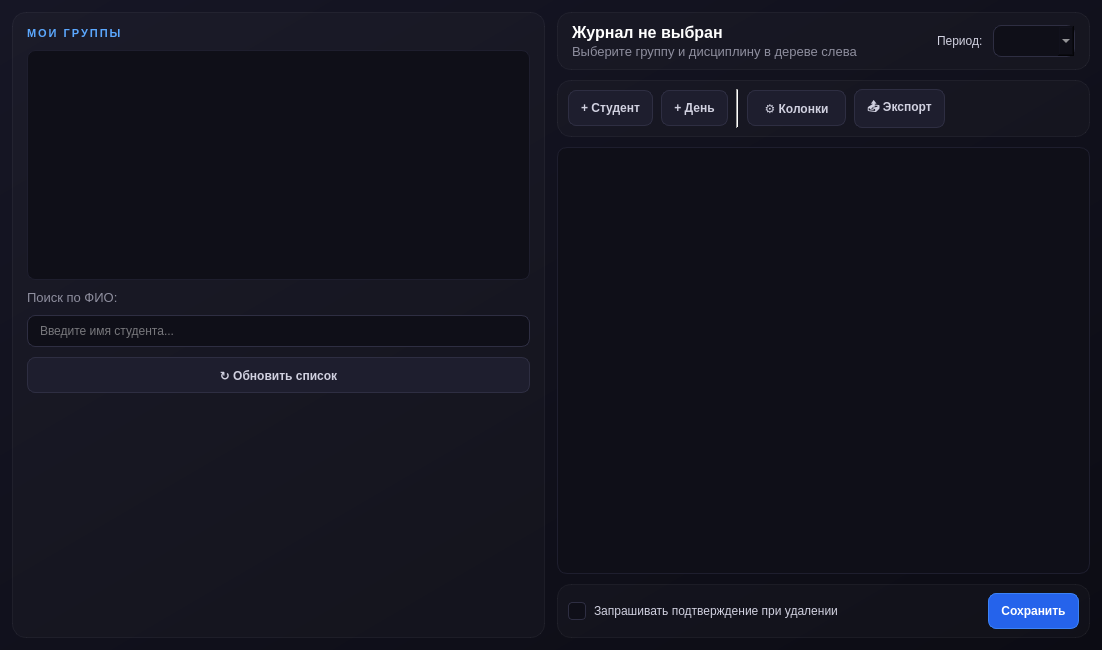
<?xml version="1.0" encoding="UTF-8"?>
<ui version="4.0">
 <class>accountingassessments</class>
 <widget class="QWidget" name="accountingassessments">
  <property name="geometry">
   <rect>
    <x>0</x>
    <y>0</y>
    <width>1102</width>
    <height>650</height>
   </rect>
  </property>
  <property name="windowTitle">
   <string>Учёт оценок</string>
  </property>
  <property name="styleSheet">
   <string notr="true">
    QWidget#accountingassessments {
        background: qlineargradient(x1:0, y1:0, x2:1, y2:1, stop:0 #161625, stop:1 #0c0c14);
        color: #d1d1e0;
        font-family: &quot;Segoe UI&quot;, sans-serif;
        font-size: 10pt;
    }

    QFrame#sidePanel, QFrame#toolbarPanel, QFrame#bottomPanel, QFrame#headerPanel {
        background-color: rgba(255, 255, 255, 0.02);
        border: 1px solid rgba(255, 255, 255, 0.05);
        border-radius: 14px;
    }

    QLabel#labelSideTitle {
        color: #5ba8ff;
        font-size: 11px;
        font-weight: 700;
        letter-spacing: 2px;
    }

    QLabel { color: #d1d1e0; }
    QLabel#labelHint { color: #8e8e9e; font-size: 10pt; }

    QLabel#labelJournalTitle {
        color: #ffffff;
        font-size: 12pt;
        font-weight: 700;
    }
    QLabel#labelJournalSubtitle {
        color: #8e8e9e;
        font-size: 10pt;
    }

    QPushButton {
        background-color: #1e1e2e;
        border: 1px solid #2e2e42;
        border-radius: 8px;
        color: #d1d1e0;
        font-weight: 600;
        padding: 8px 12px;
        min-height: 18px;
    }
    QPushButton:hover   { background-color: #252538; color: #ffffff; }
    QPushButton:pressed { background-color: #1a1a28; }

    QPushButton#btnSave {
        background-color: #2563eb;
        border: 1px solid #3b82f6;
        color: #ffffff;
    }
    QPushButton#btnSave:hover { background-color: #3b82f6; }

    QPushButton#btnDelete {
        background-color: #3a1414;
        border: 1px solid #7f1d1d;
        color: #fecaca;
    }
    QPushButton#btnDelete:hover {
        background-color: #7f1d1d;
        color: #ffffff;
    }

    QToolButton {
        background-color: #1e1e2e;
        border: 1px solid #2e2e42;
        border-radius: 8px;
        color: #d1d1e0;
        font-weight: 600;
        padding: 8px 12px;
    }
    QToolButton:hover { background-color: #252538; color: #ffffff; }
    QToolButton::menu-indicator { image: none; }

    QLineEdit, QComboBox {
        background-color: #0f0f18;
        border: 1px solid #2e2e42;
        border-radius: 8px;
        padding: 7px 10px;
        color: #e0e0e0;
        selection-background-color: #2563eb;
        selection-color: #ffffff;
    }
    QLineEdit:focus, QComboBox:focus { border: 1px solid #3390EC; }

    QTreeWidget {
        background-color: #0f0f18;
        border: 1px solid #1e1e2e;
        border-radius: 8px;
        color: #d1d1e0;
        outline: none;
        padding: 4px;
    }
    QTreeWidget::item { padding: 6px 4px; border-radius: 4px; }
    QTreeWidget::item:hover    { background-color: #1a1a2e; }
    QTreeWidget::item:selected { background-color: #2563eb; color: #ffffff; }

    QTableView {
        background-color: #0f0f18;
        gridline-color: #1e1e2e;
        border: 1px solid #1e1e2e;
        border-radius: 10px;
        color: #e0e0e0;
        selection-background-color: #2563eb;
        selection-color: #ffffff;
        alternate-background-color: #131320;
    }
    QTableView::item { padding: 4px; }
    QTableView::item:hover { background-color: #1a1a2e; }

    QHeaderView::section {
        background-color: #1a1a2e;
        color: #8e8e9e;
        padding: 6px 8px;
        border: none;
        border-right: 1px solid #0f0f18;
        border-bottom: 1px solid #2e2e42;
        font-weight: 700;
    }

    QCheckBox { color: #d1d1e0; spacing: 8px; }
    QCheckBox::indicator {
        width: 16px; height: 16px;
        border: 1px solid #2e2e42;
        border-radius: 4px;
        background-color: #0f0f18;
    }
    QCheckBox::indicator:checked {
        background-color: #2563eb;
        border: 1px solid #3b82f6;
    }

    QMenu {
        background-color: #1a1a2e;
        border: 1px solid #2e2e42;
        border-radius: 8px;
        padding: 4px;
    }
    QMenu::item { padding: 6px 20px; border-radius: 4px; }
    QMenu::item:selected { background-color: #2563eb; color: #ffffff; }
   </string>
  </property>
  <layout class="QHBoxLayout" name="mainHorizontalLayout">
   <property name="spacing"><number>12</number></property>
   <property name="leftMargin"><number>12</number></property>
   <property name="topMargin"><number>12</number></property>
   <property name="rightMargin"><number>12</number></property>
   <property name="bottomMargin"><number>12</number></property>

   <!-- ============ ЛЕВАЯ ПАНЕЛЬ: дерево групп ============ -->
   <item>
    <widget class="QFrame" name="sidePanel">
     <property name="minimumWidth"><number>240</number></property>
     <property name="maximumWidth"><number>280</number></property>
     <layout class="QVBoxLayout" name="leftLayout">
      <property name="spacing"><number>10</number></property>
      <property name="leftMargin"><number>14</number></property>
      <property name="topMargin"><number>14</number></property>
      <property name="rightMargin"><number>14</number></property>
      <property name="bottomMargin"><number>14</number></property>

      <item>
       <widget class="QLabel" name="labelSideTitle">
        <property name="text"><string>МОИ ГРУППЫ</string></property>
       </widget>
      </item>

      <item>
       <widget class="QTreeWidget" name="treeGroups">
        <property name="headerHidden"><bool>true</bool></property>
        <property name="columnCount"><number>1</number></property>
        <column><property name="text"><string>Группы и дисциплины</string></property></column>
       </widget>
      </item>

      <item>
       <widget class="QLabel" name="labelHint">
        <property name="text"><string>Поиск по ФИО:</string></property>
       </widget>
      </item>

      <item>
       <widget class="QLineEdit" name="lineEditFindName">
        <property name="placeholderText"><string>Введите имя студента...</string></property>
       </widget>
      </item>

      <item>
       <widget class="QPushButton" name="btnReload">
        <property name="text"><string>↻ Обновить список</string></property>
       </widget>
      </item>

      <item>
       <spacer name="leftSpacer">
        <property name="orientation"><enum>Qt::Vertical</enum></property>
        <property name="sizeHint" stdset="0">
         <size><width>20</width><height>40</height></size>
        </property>
       </spacer>
      </item>
     </layout>
    </widget>
   </item>

   <!-- ============ ПРАВАЯ ЧАСТЬ ============ -->
   <item>
    <layout class="QVBoxLayout" name="rightLayout">
     <property name="spacing"><number>10</number></property>

     <!-- Шапка журнала: группа → дисциплина → период -->
     <item>
      <widget class="QFrame" name="headerPanel">
       <layout class="QHBoxLayout" name="headerLayout">
        <property name="spacing"><number>10</number></property>
        <property name="leftMargin"><number>14</number></property>
        <property name="topMargin"><number>10</number></property>
        <property name="rightMargin"><number>14</number></property>
        <property name="bottomMargin"><number>10</number></property>

        <item>
         <layout class="QVBoxLayout" name="headerTextLayout">
          <property name="spacing"><number>2</number></property>
          <item>
           <widget class="QLabel" name="labelJournalTitle">
            <property name="text"><string>Журнал не выбран</string></property>
           </widget>
          </item>
          <item>
           <widget class="QLabel" name="labelJournalSubtitle">
            <property name="text"><string>Выберите группу и дисциплину в дереве слева</string></property>
           </widget>
          </item>
         </layout>
        </item>

        <item>
         <spacer name="headerSpacer">
          <property name="orientation"><enum>Qt::Horizontal</enum></property>
          <property name="sizeHint" stdset="0">
           <size><width>40</width><height>20</height></size>
          </property>
         </spacer>
        </item>

        <item>
         <widget class="QLabel" name="labelPeriod">
          <property name="text"><string>Период:</string></property>
         </widget>
        </item>
        <item>
         <widget class="QComboBox" name="comboBoxPeriod">
          <property name="minimumWidth"><number>160</number></property>
         </widget>
        </item>
       </layout>
      </widget>
     </item>

     <!-- Тулбар: строки | колонки | экспорт | сохранить -->
     <item>
      <widget class="QFrame" name="toolbarPanel">
       <layout class="QHBoxLayout" name="tableActionsLayout">
        <property name="spacing"><number>8</number></property>
        <property name="leftMargin"><number>10</number></property>
        <property name="topMargin"><number>8</number></property>
        <property name="rightMargin"><number>10</number></property>
        <property name="bottomMargin"><number>8</number></property>

        <item>
         <widget class="QPushButton" name="btnAddStudent">
          <property name="text"><string>+ Студент</string></property>
          <property name="toolTip"><string>Добавить строку студента</string></property>
         </widget>
        </item>
        <item>
         <widget class="QPushButton" name="btnAddDay">
          <property name="text"><string>+ День</string></property>
          <property name="toolTip"><string>Добавить колонку с датой</string></property>
         </widget>
        </item>

        <item>
         <widget class="Line" name="lineSep1">
          <property name="orientation"><enum>Qt::Vertical</enum></property>
         </widget>
        </item>

        <item>
         <widget class="QToolButton" name="btnColumnsMenu">
          <property name="text"><string>⚙ Колонки</string></property>
          <property name="popupMode"><enum>QToolButton::InstantPopup</enum></property>
         </widget>
        </item>

        <item>
         <widget class="QPushButton" name="btnExport">
          <property name="text"><string>📤 Экспорт</string></property>
         </widget>
        </item>

        <item>
         <spacer name="toolbarSpacer">
          <property name="orientation"><enum>Qt::Horizontal</enum></property>
          <property name="sizeHint" stdset="0">
           <size><width>40</width><height>20</height></size>
          </property>
         </spacer>
        </item>
       </layout>
      </widget>
     </item>

     <!-- Сама таблица журнала -->
     <item>
      <widget class="QTableView" name="tableView">
       <property name="alternatingRowColors"><bool>true</bool></property>
       <property name="sortingEnabled"><bool>true</bool></property>
       <property name="contextMenuPolicy"><enum>Qt::CustomContextMenu</enum></property>
       <property name="selectionBehavior"><enum>QAbstractItemView::SelectRows</enum></property>
       <property name="selectionMode"><enum>QAbstractItemView::ExtendedSelection</enum></property>
      </widget>
     </item>

     <!-- Нижняя панель -->
     <item>
      <widget class="QFrame" name="bottomPanel">
       <layout class="QHBoxLayout" name="bottomLayout">
        <property name="spacing"><number>10</number></property>
        <property name="leftMargin"><number>10</number></property>
        <property name="topMargin"><number>8</number></property>
        <property name="rightMargin"><number>10</number></property>
        <property name="bottomMargin"><number>8</number></property>

        <item>
         <widget class="QCheckBox" name="checkBoxConfrimDelete">
          <property name="text"><string>Запрашивать подтверждение при удалении</string></property>
         </widget>
        </item>
        <item>
         <spacer name="bottomSpacer">
          <property name="orientation"><enum>Qt::Horizontal</enum></property>
          <property name="sizeHint" stdset="0">
           <size><width>40</width><height>20</height></size>
          </property>
         </spacer>
        </item>
        <item>
         <widget class="QPushButton" name="btnSave">
          <property name="text"><string>Сохранить</string></property>
         </widget>
        </item>
       </layout>
      </widget>
     </item>
    </layout>
   </item>
  </layout>
 </widget>
 <resources/>
 <connections/>
</ui>
